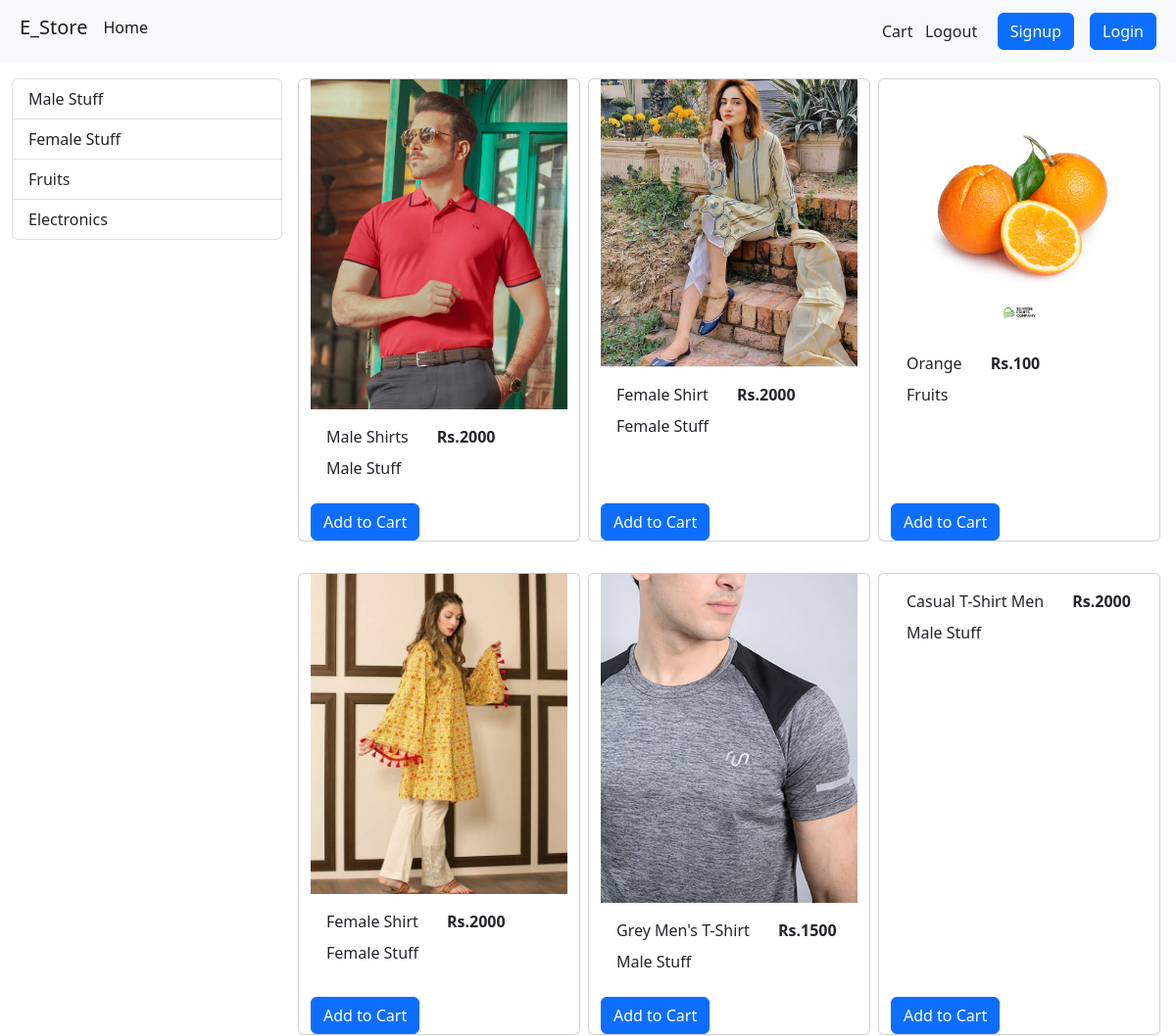
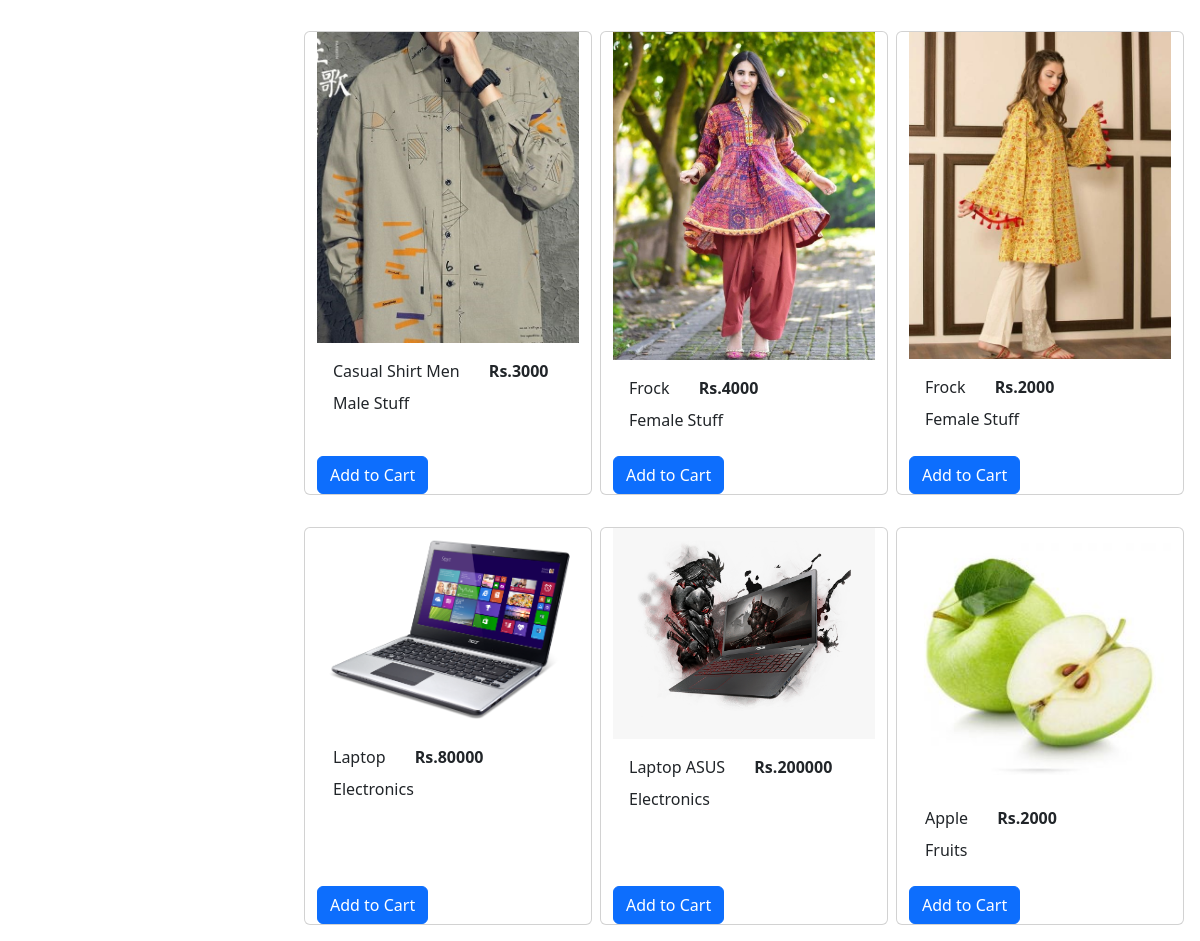
The page / on the database its author committed (2 pictures, top to bottom).
### app/models.py (models this page shows, shortened)
class Category(models.Model):
       name = models.CharField(max_length = 300)
       def __str__(self):
              return self.name
       @staticmethod
       def get_all_category():
              return Category.objects.all()

class Product(models.Model):
       name = models.CharField(max_length = 200)
       price = models.IntegerField()
       image = models.ImageField(upload_to = 'product/images')
       description = models.CharField(max_length = 500 , blank = True)
       category = models.ForeignKey(Category, on_delete = models.CASCADE, default = 1)
       @staticmethod
       def get_all_products_static():
              return Product.objects.all()

### app/views.py (the view, shortened to what this page needs)
# urls.py: path('', Home.as_view() , name ='home'),
class Home(View):
       def get(self,request):
              cart = Category.get_all_category()
              id_data_to_fetch = request.GET.get('category_id')
              if id_data_to_fetch:
                     product = Product.get_all_products_category(id_data_to_fetch)
                     print(product)
              else:
                     product = Product.get_all_products_static()
              data = {}
              data['products'] = product
              data['carts'] = cart
              return render(request , 'home.html', data)

### templates/home.html (shortened to what this page needs)
{% extends "base.html" %}
{% load static %}
{% load cart %}
{% block content %}
<body>
  <div class="row g-0">
    <div class="col-sm-6 col-md-3 mt-3  text-left">
      <div class="container-fluid ">
        <div class="list-group">
          {% for cat in carts %}
          <a href="/?category_id={{cat.id}}" class="list-group-item list-group-item-action">{{cat.name}}</a>
          {% endfor %}
        </div>
      </div>
    </div>
    <div class="col-6 col-md-9 container" id="items">
      <div class="row ">
        {% for prd in products %}
        <div class="card my-3 mx-1" style="width: 18rem;" id="{{prd.id}}">
          <img src="{{prd.image.url}}" alt="">
          <div class="card-body">
            <p class="card-title">{{prd.name}} &nbsp;&nbsp;&nbsp;&nbsp;&nbsp;<b> Rs.{{prd.price}}</b></p>
            <p class="card-title">{{prd.category}}</p>
          </div>
            {% if prd|is_in_cart:request.session.cart %}
            <div class="card-footer row">
              <form action="/#{{prd.id}}" method="post" class="col-2">
                {% csrf_token %}
                <input type="text" name="product_id" value="{{prd.id}}" hidden>
                <input type="text" name="remove" value="True" hidden>
                <input type="submit" name="" value=" - " class="btn btn-block btn-primary">
              </form>
              <div class="text-center col">
                  {{prd|cart_quantity:request.session.cart}} in cart
              </div>
              <form action="/#{{prd.id}}" method="post" class="col-2">
                {% csrf_token %}
                <input type="text" name="product_id" value="{{prd.id}}" hidden>
                <input type="submit" name="" value=" + " class="btn btn-block btn-primary">
              </form>
          </div>
            {% else %}
            <form action="/#{{prd.id}}" method="post">
              <input type="submit" name="" class="btn btn-primary" value="Add to Cart">
            </form>
          {% endif %}
        </div>
        {% endfor %}
      </div>
    </div>
  </div>
</body>
{% endblock %}

### templates/base.html (shortened to what this page needs)
<!doctype html>
<html lang="en">
  <head>
    <link href="https://cdn.jsdelivr.net/npm/bootstrap@5.2.2/dist/css/bootstrap.min.css" rel="stylesheet">
  </head>
  <body>
  <nav class="navbar navbar-expand-lg bg-light text-right">
       <div class="container-fluid">
         <div class="collapse navbar-collapse" id="navbarSupportedContent">
           <ul class="navbar-nav me-auto mb-2 mb-lg-0">
            <li class="nav-item">
              <a class="nav-link active" aria-current="page" href="/"><h5>E_Store</h5></a>
            </li>
            <li class="nav-item">
               <a class="nav-link active" aria-current="page" href="#">Home</a>
             </li>
           </ul>
             <a class="nav-link" href="/cart">Cart</a>&nbsp;&nbsp;&nbsp;
             <a class="nav-link" href="/logout">Logout</a>&nbsp;&nbsp;&nbsp;
             <a class="btn btn-primary mx-2" href="/signup">Signup</a>
             <a class="btn btn-primary mx-2" href="/login/">Login</a>
         </div>
       </div>
     </nav>
     {% block content %}
     {% endblock %}
  </body>
</html>

### rows shown on the page
Category: name "Male Stuff"
Category: name "Female Stuff"
Category: name "Fruits"
Category: name "Electronics"
Product: {{ prd.id }} 1 (drawn), image (picture), name "Male Shirts", price "2000", category "Male Stuff"
Product: image (picture), name "Female Shirt", price "2000", category "Female Stuff"
Product: image (picture), name "Orange", price "100", category "Fruits"
Product: image (picture), name "Female Shirt", price "2000", category "Female Stuff"
Product: image (picture), name "Grey Men's T-Shirt", price "1500", category "Male Stuff"
Product: name "Casual T-Shirt Men", price "2000", category "Male Stuff"
Product: image (picture), name "Casual Shirt Men", price "3000", category "Male Stuff"
Product: image (picture), name "Frock", price "4000", category "Female Stuff"
Product: image (picture), name "Frock", price "2000", category "Female Stuff"
Product: image (picture), name "Laptop", price "80000", category "Electronics"
Product: image (picture), name "Laptop ASUS", price "200000", category "Electronics"
Product: image (picture), name "Apple", price "2000", category "Fruits"
